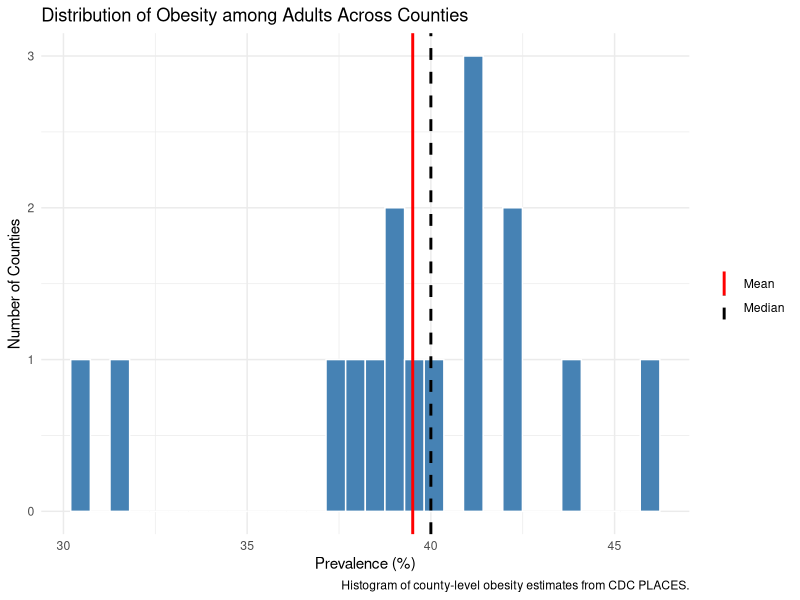
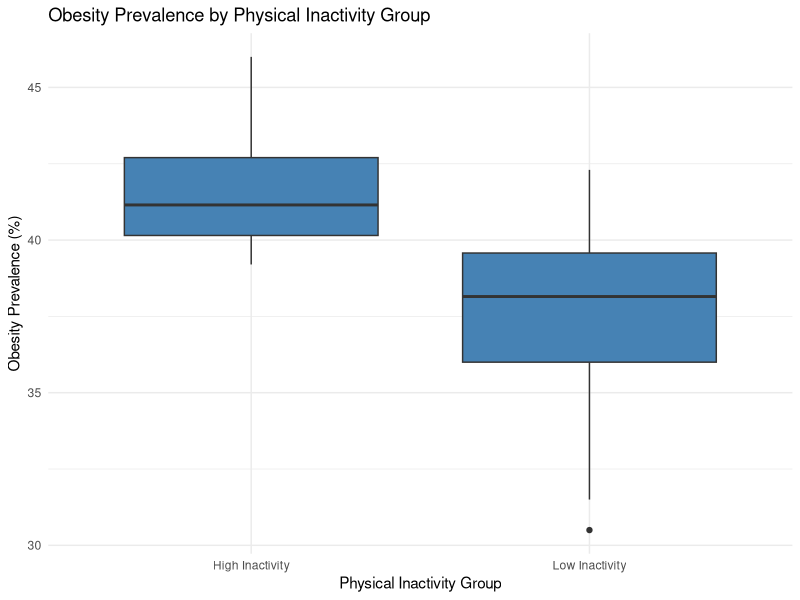
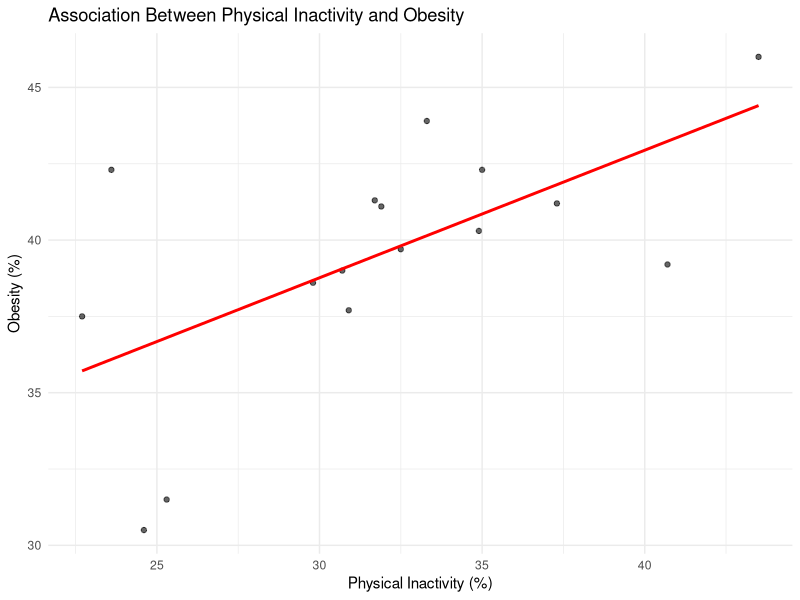
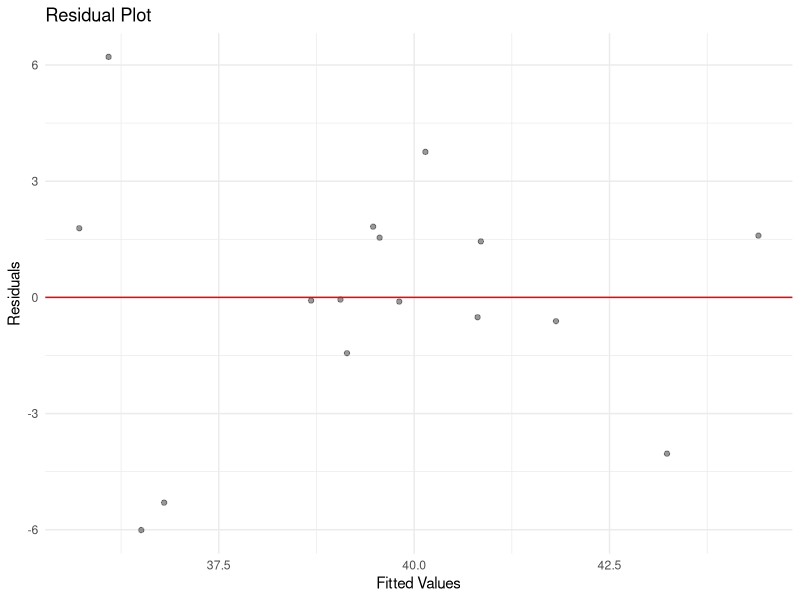
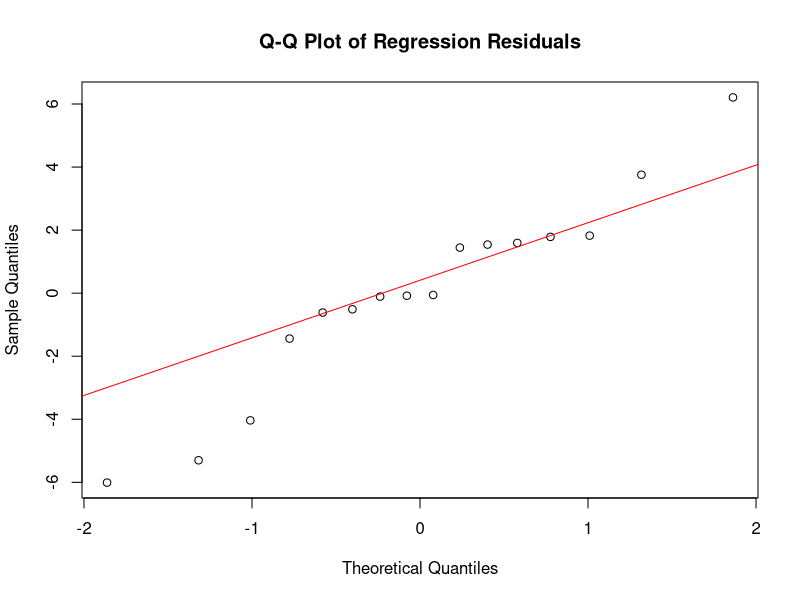
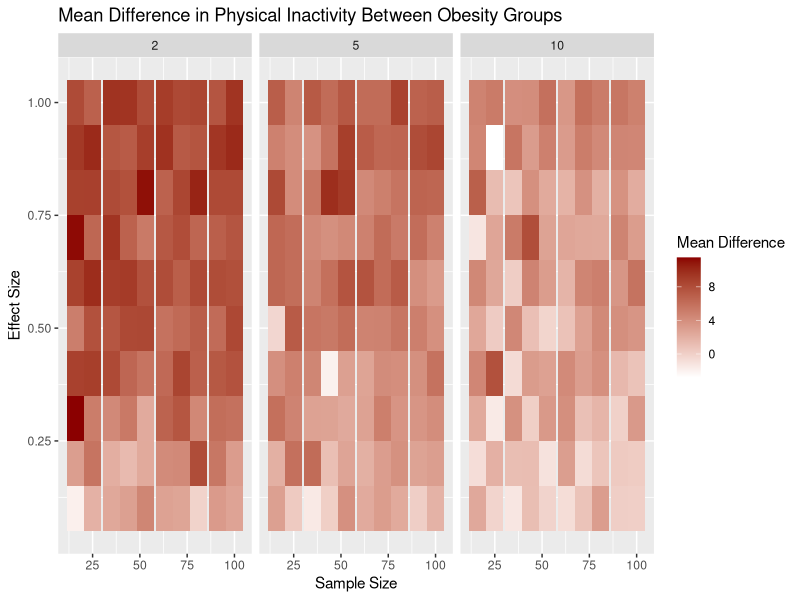

Write R code to recreate these figures, in order.
## ---- chunk 1
knitr::opts_chunk$set(
  echo = FALSE,
  message = FALSE,
  warning = FALSE,
  fig.width = 6.5,
  fig.height = 4.5,
  fig.align = "center"
)
## ---- chunk 2
# Load packages
library(here)
library(ggplot2)
library(dplyr)
library(tidyr)
library(knitr)

# Load data
places_raw <- read.csv(
  here("data", "raw", "PLACES_sample.csv"),
  stringsAsFactors = FALSE
)

# Convert numeric columns safely
to_num <- function(x) {
  x <- trimws(as.character(x))
  x[x %in% c("", "NA", "NaN", "NULL")] <- NA
  suppressWarnings(as.numeric(x))
}

places_raw$Data_Value <- to_num(places_raw$Data_Value)
places_raw$Low_Confidence_Limit <- to_num(places_raw$Low_Confidence_Limit)
places_raw$High_Confidence_Limit <- to_num(places_raw$High_Confidence_Limit)
places_raw$TotalPopulation <- to_num(places_raw$TotalPopulation)
places_raw$Year <- to_num(places_raw$Year)

# Keep crude prevalence estimates from 2023
places_clean <- places_raw %>%
  filter(
    Data_Value_Type == "Crude prevalence",
    Year == 2023
  )

# Select obesity and physical inactivity measures
selected_long <- places_clean %>%
  filter(Measure %in% c(
    "Obesity among adults",
    "No leisure-time physical activity among adults"
  )) %>%
  select(
    StateAbbr,
    LocationName,
    Measure,
    Data_Value
  )

# Convert from long format to wide format
selected <- selected_long %>%
  pivot_wider(
    names_from = Measure,
    values_from = Data_Value,
    values_fn = mean
  ) %>%
  rename(
    State = StateAbbr,
    County = LocationName,
    Obesity = `Obesity among adults`,
    Physical_Inactivity = `No leisure-time physical activity among adults`
  ) %>%
  drop_na(Obesity, Physical_Inactivity)

# Create high/low physical inactivity group using the median
median_inactivity <- median(selected$Physical_Inactivity, na.rm = TRUE)

selected <- selected %>%
  mutate(
    Inactivity_Group = ifelse(
      Physical_Inactivity > median_inactivity,
      "High Inactivity",
      "Low Inactivity"
    )
  )

# Final sample size
n_counties <- nrow(selected)
n_counties
## ---- chunk 3
summary_table <- data.frame(
  Variable = c(
    "Adult obesity prevalence (%)",
    "Physical inactivity prevalence (%)"
  ),
  N = c(
    nrow(selected),
    nrow(selected)
  ),
  Mean = c(
    mean(selected$Obesity, na.rm = TRUE),
    mean(selected$Physical_Inactivity, na.rm = TRUE)
  ),
  SD = c(
    sd(selected$Obesity, na.rm = TRUE),
    sd(selected$Physical_Inactivity, na.rm = TRUE)
  ),
  Median = c(
    median(selected$Obesity, na.rm = TRUE),
    median(selected$Physical_Inactivity, na.rm = TRUE)
  ),
  Min = c(
    min(selected$Obesity, na.rm = TRUE),
    min(selected$Physical_Inactivity, na.rm = TRUE)
  ),
  Max = c(
    max(selected$Obesity, na.rm = TRUE),
    max(selected$Physical_Inactivity, na.rm = TRUE)
  )
)

kable(
  summary_table,
  digits = 2,
  caption = "Descriptive statistics for adult obesity and physical inactivity prevalence."
)
## ---- chunk 4
mean_val <- mean(selected$Obesity, na.rm = TRUE)
median_val <- median(selected$Obesity, na.rm = TRUE)

ggplot(selected, aes(x = Obesity)) +
  geom_histogram(bins = 30, fill = "steelblue", color = "white") +
  geom_vline(aes(xintercept = mean_val, color = "Mean"), linewidth = 1) +
  geom_vline(aes(xintercept = median_val, color = "Median"), linewidth = 1, linetype = "dashed") +
  scale_color_manual(values = c("Mean" = "red", "Median" = "black")) +
  labs(
    title = "Distribution of Obesity among Adults Across Counties",
    x = "Prevalence (%)",
    y = "Number of Counties",
    color = "",
    caption = "Histogram of county-level obesity estimates from CDC PLACES."
  ) +
  theme_minimal()
## ---- chunk 5
group_summary <- selected %>%
  group_by(Inactivity_Group) %>%
  summarise(
    N = n(),
    Mean_Obesity = mean(Obesity, na.rm = TRUE),
    SD = sd(Obesity, na.rm = TRUE),
    Median = median(Obesity, na.rm = TRUE),
    Min = min(Obesity, na.rm = TRUE),
    Max = max(Obesity, na.rm = TRUE),
    .groups = "drop"
  )

kable(
  group_summary,
  digits = 2,
  col.names = c(
    "Inactivity group",
    "N",
    "Mean obesity",
    "SD",
    "Median",
    "Min",
    "Max"
  ),
  caption = "Adult obesity prevalence by physical inactivity group."
)
## ---- chunk 6
ggplot(selected, aes(x = Inactivity_Group, y = Obesity)) +
  geom_boxplot(fill = "steelblue") +
  labs(
    title = "Obesity Prevalence by Physical Inactivity Group",
    x = "Physical Inactivity Group",
    y = "Obesity Prevalence (%)"
  ) +
  theme_minimal()
## ---- chunk 7
ggplot(selected, aes(x = Physical_Inactivity, y = Obesity)) +
  geom_point(alpha = 0.6) +
  geom_smooth(method = "lm", se = FALSE, color = "red") +
  labs(
    title = "Association Between Physical Inactivity and Obesity",
    x = "Physical Inactivity (%)",
    y = "Obesity (%)"
  ) +
  theme_minimal()
## ---- chunk 8
model <- lm(Obesity ~ Physical_Inactivity, data = selected)

model_summary <- summary(model)
coef_table <- summary(model)$coefficients
conf_int <- confint(model)

p_value_formatted <- ifelse(
  coef_table[, "Pr(>|t|)"] < 0.001,
  "<0.001",
  as.character(round(coef_table[, "Pr(>|t|)"], 3))
)

ci_formatted <- paste0(
  round(conf_int[, 1], 3),
  " to ",
  round(conf_int[, 2], 3)
)

regression_results <- data.frame(
  Term = c("Intercept", "Physical inactivity"),
  Estimate = round(coef_table[, "Estimate"], 3),
  `Standard error` = round(coef_table[, "Std. Error"], 3),
  `95% CI` = ci_formatted,
  `p-value` = p_value_formatted,
  row.names = NULL,
  check.names = FALSE
)

kable(
  regression_results,
  caption = "Linear regression results for adult obesity prevalence predicted by physical inactivity."
)

r_squared <- model_summary$r.squared
adj_r_squared <- model_summary$adj.r.squared
slope <- coef(model)[2]
p_value <- coef_table[2, "Pr(>|t|)"]

p_text <- ifelse(
  p_value < 0.001,
  "<0.001",
  as.character(round(p_value, 3))
)
## ---- chunk 9
ggplot(
  data.frame(
    Fitted = fitted(model),
    Residuals = resid(model)
  ),
  aes(x = Fitted, y = Residuals)
) +
  geom_point(alpha = 0.4) +
  geom_hline(yintercept = 0, color = "red") +
  labs(
    title = "Residual Plot",
    x = "Fitted Values",
    y = "Residuals"
  ) +
  theme_minimal()
## ---- chunk 10
qqnorm(
  resid(model),
  main = "Q-Q Plot of Regression Residuals",
  xlab = "Theoretical Quantiles",
  ylab = "Sample Quantiles"
)
qqline(
  resid(model),
  col = "red"
)
## ---- chunk 11
set.seed(123)

simulate_data <- function(effect_size, noise_sd, sample_size) {
  X <- rnorm(
    sample_size,
    mean = mean(selected$Physical_Inactivity, na.rm = TRUE),
    sd = sd(selected$Physical_Inactivity, na.rm = TRUE)
  )
  
  epsilon <- rnorm(sample_size, mean = 0, sd = noise_sd)
  Y <- effect_size * X + 10 + epsilon
  
  sim_data <- data.frame(
    Physical_Inactivity = X,
    Obesity = Y
  )
  
  summary_stats <- sim_data %>%
    mutate(
      Obesity_Group = ifelse(
        Obesity > median(Obesity),
        "High_Obesity",
        "Low_Obesity"
      )
    ) %>%
    group_by(Obesity_Group) %>%
    summarise(
      Q1_Inactivity = quantile(Physical_Inactivity, 0.25),
      Median_Inactivity = median(Physical_Inactivity),
      Q3_Inactivity = quantile(Physical_Inactivity, 0.75),
      Mean_Inactivity = mean(Physical_Inactivity),
      .groups = "drop"
    )
  
  return(list(data = sim_data, summary = summary_stats))
}

actual_n <- nrow(selected)

effect_sizes <- seq(0.1, 1, length.out = 10)
sample_sizes <- unique(round(seq(100, actual_n, length.out = 10)))
noise_levels <- c(2, 5, 10)

param_grid <- expand.grid(
  effect_size = effect_sizes,
  sample_size = sample_sizes,
  noise_level = noise_levels
)

results <- vector("list", nrow(param_grid))

for (i in 1:nrow(param_grid)) {
  sim <- simulate_data(
    effect_size = param_grid$effect_size[i],
    noise_sd = param_grid$noise_level[i],
    sample_size = param_grid$sample_size[i]
  )
  
  results[[i]] <- list(
    parameters = param_grid[i, ],
    simulated_data = sim$data,
    summary_stats = sim$summary
  )
}

combined_summary <- do.call(
  rbind,
  lapply(results, function(res) {
    high <- res$summary %>%
      filter(Obesity_Group == "High_Obesity") %>%
      pull(Mean_Inactivity)
    
    low <- res$summary %>%
      filter(Obesity_Group == "Low_Obesity") %>%
      pull(Mean_Inactivity)
    
    data.frame(
      effect_size = res$parameters$effect_size,
      sample_size = res$parameters$sample_size,
      noise_level = res$parameters$noise_level,
      Mean_Difference = high - low
    )
  })
)
## ---- chunk 12
ggplot(combined_summary,
       aes(x = sample_size,
           y = effect_size,
           fill = Mean_Difference)) +
  geom_tile() +
  facet_wrap(~noise_level) +
  labs(
    title = "Mean Difference in Physical Inactivity Between Obesity Groups",
    x = "Sample Size",
    y = "Effect Size",
    fill = "Mean Difference"
  ) +
  scale_fill_gradient(low = "white", high = "darkred")
